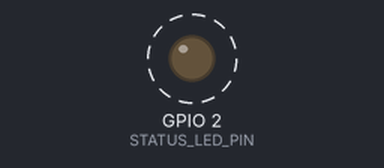
The sketch below on a simulated ESP32. Shown: output pins drawn as LEDs (lit = HIGH). Dashed ring = blinking. What the sketch prints to the serial monitor is not drawn.

Above: at 1.0 s.
Timing chart, 0 to 4.6 s (numbered marks = the images above):
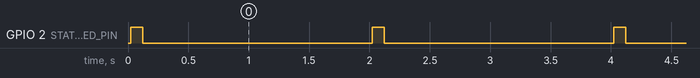

Measured:
- by itself, GPIO 2 (STATUS_LED_PIN): alternates HIGH for 0.10 s and LOW for 1.9 s

The sketch:

firmware.ino
```cpp
// CyberTube Lab 22 Firmware: Firmware Image Unpacking & Static String Target
// Target: ESP32 DevKit V1 (ESP-WROOM-32)
// Safety Invariant: Strictly <= 3.3V DC logic bounds. Zero mains AC.

#include <Arduino.h>

#define STATUS_LED_PIN 2

// Strings placed in flash .rodata segment for binwalk & string extraction
static const char* HARDCODED_CERT_SUBJ = "/C=US/ST=CA/O=CyberTube/CN=TargetIoTNode";
static const char* FIRMWARE_BUILD_TAG = "BUILD_REV_2026_V3_4_STABLE";
static const char* RECOVERY_BACKDOOR_KEY = "BACKDOOR_RECOVERY_KEY_99812";

void setup() {
  Serial.begin(115200);
  while (!Serial && millis() < 2000);

  pinMode(STATUS_LED_PIN, OUTPUT);
  Serial.println("=================================================");
  Serial.println("[CYBERTUBE] Module 22: Firmware File System Extraction Target");
  Serial.printf("[IMAGE] Build Tag: %s\n", FIRMWARE_BUILD_TAG);
  Serial.printf("[IMAGE] Subject: %s\n", HARDCODED_CERT_SUBJ);
  Serial.println("[TARGET] Ready for strings/binwalk extraction.");
  Serial.println("=================================================");
}

void loop() {
  digitalWrite(STATUS_LED_PIN, HIGH);
  delay(100);
  digitalWrite(STATUS_LED_PIN, LOW);
  delay(1900);
}
```
